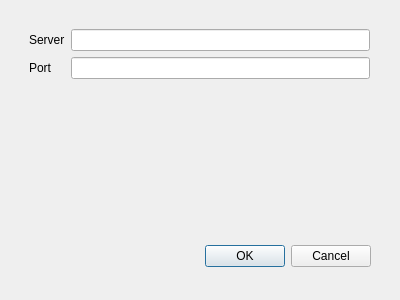
<?xml version="1.0" encoding="UTF-8"?>
<ui version="4.0">
 <class>Config</class>
 <widget class="QDialog" name="Config">
  <property name="geometry">
   <rect>
    <x>0</x>
    <y>0</y>
    <width>400</width>
    <height>300</height>
   </rect>
  </property>
  <property name="windowTitle">
   <string>Dialog</string>
  </property>
  <widget class="QDialogButtonBox" name="buttonBox">
   <property name="geometry">
    <rect>
     <x>30</x>
     <y>240</y>
     <width>341</width>
     <height>32</height>
    </rect>
   </property>
   <property name="orientation">
    <enum>Qt::Horizontal</enum>
   </property>
   <property name="standardButtons">
    <set>QDialogButtonBox::Cancel|QDialogButtonBox::Ok</set>
   </property>
  </widget>
  <widget class="QWidget" name="formLayoutWidget">
   <property name="geometry">
    <rect>
     <x>29</x>
     <y>29</y>
     <width>341</width>
     <height>141</height>
    </rect>
   </property>
   <layout class="QFormLayout" name="formLayout">
    <item row="0" column="0">
     <widget class="QLabel" name="label">
      <property name="text">
       <string>Server</string>
      </property>
     </widget>
    </item>
    <item row="1" column="0">
     <widget class="QLabel" name="label_2">
      <property name="text">
       <string>Port</string>
      </property>
     </widget>
    </item>
    <item row="0" column="1">
     <widget class="QLineEdit" name="server"/>
    </item>
    <item row="1" column="1">
     <widget class="QLineEdit" name="port"/>
    </item>
   </layout>
  </widget>
 </widget>
 <resources/>
 <connections>
  <connection>
   <sender>buttonBox</sender>
   <signal>accepted()</signal>
   <receiver>Config</receiver>
   <slot>accept()</slot>
   <hints>
    <hint type="sourcelabel">
     <x>248</x>
     <y>254</y>
    </hint>
    <hint type="destinationlabel">
     <x>157</x>
     <y>274</y>
    </hint>
   </hints>
  </connection>
  <connection>
   <sender>buttonBox</sender>
   <signal>rejected()</signal>
   <receiver>Config</receiver>
   <slot>reject()</slot>
   <hints>
    <hint type="sourcelabel">
     <x>316</x>
     <y>260</y>
    </hint>
    <hint type="destinationlabel">
     <x>286</x>
     <y>274</y>
    </hint>
   </hints>
  </connection>
 </connections>
</ui>
